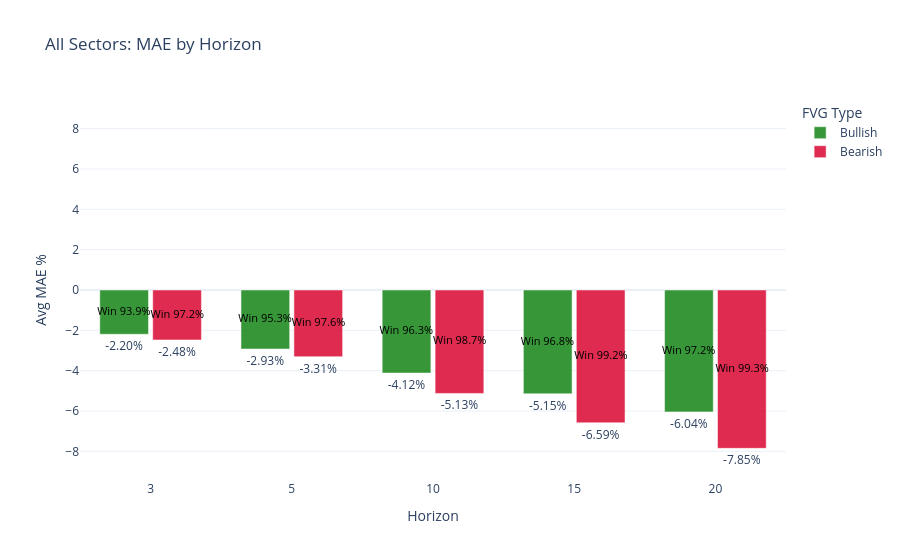
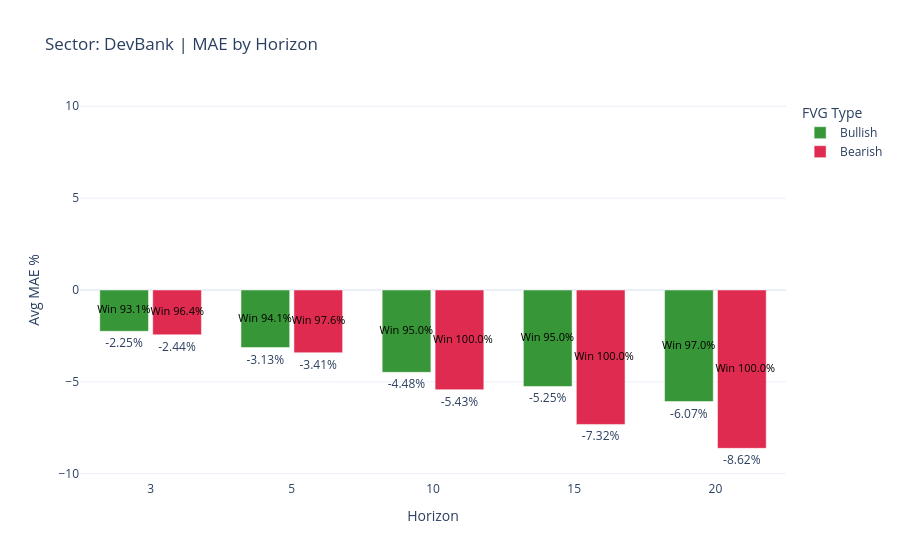
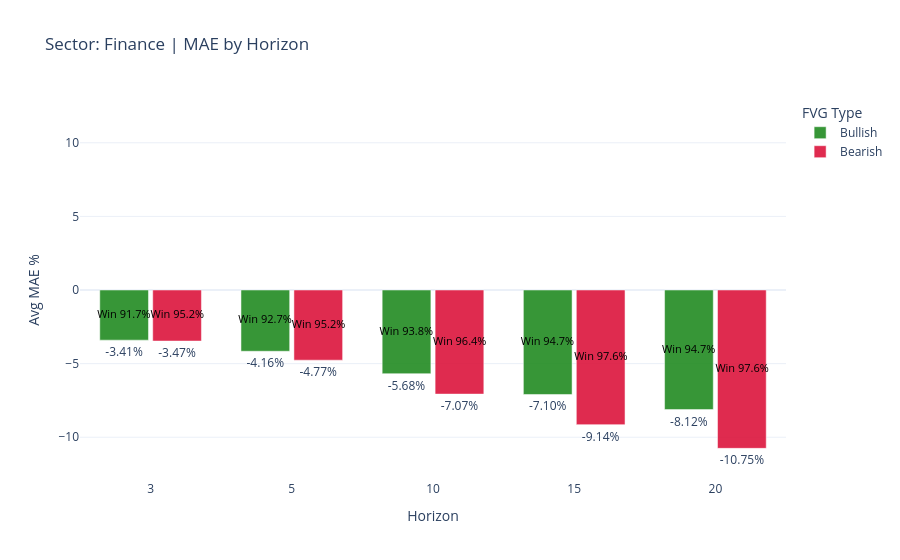
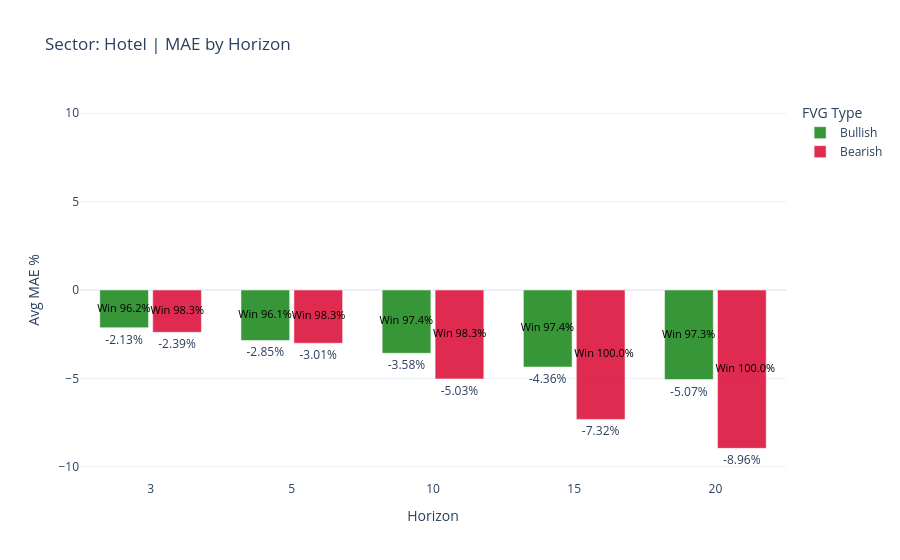

The code cell stored with these charts, in order, in its notebook:
### Code cell
# Grouped bar charts for MAE across all summary dataframes
# X-axis: Horizon
# Left bar: Bullish, Right bar: Bearish
# Bar-top label: Avg_MAE_Pct value
# Side label: Win_Rate_Pct_MAE

if 'summary_by_type' not in globals() or summary_by_type.empty:
    raise ValueError('Run Cell 6 first so summary dataframes are available.')


def plot_grouped_mae_with_winrate(plot_df, title):
    required = {'Horizon', 'FVG_Type', 'Avg_MAE_Pct', 'Win_Rate_Pct_MAE'}
    missing = required - set(plot_df.columns)
    if missing:
        print(f"Skipped {title}: missing columns {sorted(missing)}")
        return

    local_df = plot_df.copy()
    local_df['FVG_Type'] = pd.Categorical(
        local_df['FVG_Type'], categories=['Bullish', 'Bearish'], ordered=True
    )

    horizons_sorted = sorted(local_df['Horizon'].dropna().unique())
    full_idx = pd.MultiIndex.from_product(
        [horizons_sorted, ['Bullish', 'Bearish']],
        names=['Horizon', 'FVG_Type']
    )

    local_df = (
        local_df.set_index(['Horizon', 'FVG_Type'])
        .reindex(full_idx)
        .reset_index()
    )

    local_df['Avg_MAE_Pct'] = local_df['Avg_MAE_Pct'].fillna(0.0)
    local_df['Win_Rate_Pct_MAE'] = local_df['Win_Rate_Pct_MAE'].fillna(0.0)
    local_df['Horizon_Str'] = local_df['Horizon'].astype(int).astype(str)

    bull = local_df[local_df['FVG_Type'] == 'Bullish'].copy()
    bear = local_df[local_df['FVG_Type'] == 'Bearish'].copy()

    fig = go.Figure()

    fig.add_trace(
        go.Bar(
            x=bull['Horizon_Str'],
            y=bull['Avg_MAE_Pct'],
            name='Bullish',
            marker_color='rgba(34, 139, 34, 0.9)',
            text=[f"{v:.2f}%" for v in bull['Avg_MAE_Pct']],
            textposition='outside',
            cliponaxis=False,
            offsetgroup='Bullish'
        )
    )

    fig.add_trace(
        go.Bar(
            x=bear['Horizon_Str'],
            y=bear['Avg_MAE_Pct'],
            name='Bearish',
            marker_color='rgba(220, 20, 60, 0.9)',
            text=[f"{v:.2f}%" for v in bear['Avg_MAE_Pct']],
            textposition='outside',
            cliponaxis=False,
            offsetgroup='Bearish'
        )
    )

    fig.add_trace(
        go.Scatter(
            x=bull['Horizon_Str'],
            y=bull['Avg_MAE_Pct'] / 2,
            mode='text',
            text=[f"Win {v:.1f}%" for v in bull['Win_Rate_Pct_MAE']],
            textposition='middle left',
            textfont=dict(size=11, color='black'),
            showlegend=False,
            hoverinfo='skip'
        )
    )

    fig.add_trace(
        go.Scatter(
            x=bear['Horizon_Str'],
            y=bear['Avg_MAE_Pct'] / 2,
            mode='text',
            text=[f"Win {v:.1f}%" for v in bear['Win_Rate_Pct_MAE']],
            textposition='middle right',
            textfont=dict(size=11, color='black'),
            showlegend=False,
            hoverinfo='skip'
        )
    )

    y_max = float(local_df['Avg_MAE_Pct'].max()) if not local_df.empty else 1.0
    y_min = float(local_df['Avg_MAE_Pct'].min()) if not local_df.empty else -1.0
    span = max(abs(y_max), abs(y_min), 1.0)

    fig.update_layout(
        title=title,
        barmode='group',
        bargap=0.25,
        bargroupgap=0.08,
        xaxis_title='Horizon',
        yaxis_title='Avg MAE %',
        template='plotly_white',
        height=560,
        legend_title='FVG Type'
    )

    fig.update_yaxes(range=[-span * 1.2, span * 1.2])
    fig.show()


plot_grouped_mae_with_winrate(summary_by_type, 'All Sectors: MAE by Horizon')

if 'sector_dataframes' in globals() and sector_dataframes:
    for sector_name in sorted(sector_dataframes.keys()):
        sector_df = sector_dataframes[sector_name].copy()
        plot_grouped_mae_with_winrate(sector_df, f"Sector: {sector_name} | MAE by Horizon")
else:
    print('sector_dataframes is missing or empty. Run Cell 6 again.')

### Figure 1 — Plotly figure (JSON) as saved in the notebook; plotly's stock layout.template omitted (floating-point values rounded to 4 significant figures)
{"data": [{"cliponaxis": false, "marker": {"color": "rgba(34, 139, 34, 0.9)"}, "name": "Bullish", "offsetgroup": "Bullish", "text": ["-2.20%", "-2.93%", "-4.12%", "-5.15%", "-6.04%"], "textposition": "outside", "type": "bar", "x": ["3", "5", "10", "15", "20"], "y": [-2.195, -2.927, -4.118, -5.146, -6.045]}, {"cliponaxis": false, "marker": {"color": "rgba(220, 20, 60, 0.9)"}, "name": "Bearish", "offsetgroup": "Bearish", "text": ["-2.48%", "-3.31%", "-5.13%", "-6.59%", "-7.85%"], "textposition": "outside", "type": "bar", "x": ["3", "5", "10", "15", "20"], "y": [-2.478, -3.307, -5.127, -6.585, -7.85]}, {"hoverinfo": "skip", "mode": "text", "showlegend": false, "text": ["Win 93.9%", "Win 95.3%", "Win 96.3%", "Win 96.8%", "Win 97.2%"], "textfont": {"color": "black", "size": 11}, "textposition": "middle left", "type": "scatter", "x": ["3", "5", "10", "15", "20"], "y": [-1.098, -1.464, -2.059, -2.573, -3.022]}, {"hoverinfo": "skip", "mode": "text", "showlegend": false, "text": ["Win 97.2%", "Win 97.6%", "Win 98.7%", "Win 99.2%", "Win 99.3%"], "textfont": {"color": "black", "size": 11}, "textposition": "middle right", "type": "scatter", "x": ["3", "5", "10", "15", "20"], "y": [-1.239, -1.654, -2.564, -3.293, -3.925]}], "layout": {"bargap": 0.25, "bargroupgap": 0.08, "barmode": "group", "height": 560, "legend": {"title": {"text": "FVG Type"}}, "title": {"text": "All Sectors: MAE by Horizon"}, "xaxis": {"title": {"text": "Horizon"}}, "yaxis": {"range": [-9.42, 9.42], "title": {"text": "Avg MAE %"}}}}

### Figure 2 — Plotly figure (JSON) as saved in the notebook; plotly's stock layout.template omitted (floating-point values rounded to 4 significant figures)
{"data": [{"cliponaxis": false, "marker": {"color": "rgba(34, 139, 34, 0.9)"}, "name": "Bullish", "offsetgroup": "Bullish", "text": ["-2.25%", "-3.13%", "-4.48%", "-5.25%", "-6.07%"], "textposition": "outside", "type": "bar", "x": ["3", "5", "10", "15", "20"], "y": [-2.246, -3.134, -4.481, -5.251, -6.072]}, {"cliponaxis": false, "marker": {"color": "rgba(220, 20, 60, 0.9)"}, "name": "Bearish", "offsetgroup": "Bearish", "text": ["-2.44%", "-3.41%", "-5.43%", "-7.32%", "-8.62%"], "textposition": "outside", "type": "bar", "x": ["3", "5", "10", "15", "20"], "y": [-2.439, -3.414, -5.426, -7.318, -8.618]}, {"hoverinfo": "skip", "mode": "text", "showlegend": false, "text": ["Win 93.1%", "Win 94.1%", "Win 95.0%", "Win 95.0%", "Win 97.0%"], "textfont": {"color": "black", "size": 11}, "textposition": "middle left", "type": "scatter", "x": ["3", "5", "10", "15", "20"], "y": [-1.123, -1.567, -2.24, -2.625, -3.036]}, {"hoverinfo": "skip", "mode": "text", "showlegend": false, "text": ["Win 96.4%", "Win 97.6%", "Win 100.0%", "Win 100.0%", "Win 100.0%"], "textfont": {"color": "black", "size": 11}, "textposition": "middle right", "type": "scatter", "x": ["3", "5", "10", "15", "20"], "y": [-1.219, -1.707, -2.713, -3.659, -4.309]}], "layout": {"bargap": 0.25, "bargroupgap": 0.08, "barmode": "group", "height": 560, "legend": {"title": {"text": "FVG Type"}}, "title": {"text": "Sector: DevBank | MAE by Horizon"}, "xaxis": {"title": {"text": "Horizon"}}, "yaxis": {"range": [-10.34, 10.34], "title": {"text": "Avg MAE %"}}}}

### Figure 3 — Plotly figure (JSON) as saved in the notebook; plotly's stock layout.template omitted (floating-point values rounded to 4 significant figures)
{"data": [{"cliponaxis": false, "marker": {"color": "rgba(34, 139, 34, 0.9)"}, "name": "Bullish", "offsetgroup": "Bullish", "text": ["-3.41%", "-4.16%", "-5.68%", "-7.10%", "-8.12%"], "textposition": "outside", "type": "bar", "x": ["3", "5", "10", "15", "20"], "y": [-3.406, -4.16, -5.685, -7.096, -8.124]}, {"cliponaxis": false, "marker": {"color": "rgba(220, 20, 60, 0.9)"}, "name": "Bearish", "offsetgroup": "Bearish", "text": ["-3.47%", "-4.77%", "-7.07%", "-9.14%", "-10.75%"], "textposition": "outside", "type": "bar", "x": ["3", "5", "10", "15", "20"], "y": [-3.468, -4.767, -7.07, -9.145, -10.75]}, {"hoverinfo": "skip", "mode": "text", "showlegend": false, "text": ["Win 91.7%", "Win 92.7%", "Win 93.8%", "Win 94.7%", "Win 94.7%"], "textfont": {"color": "black", "size": 11}, "textposition": "middle left", "type": "scatter", "x": ["3", "5", "10", "15", "20"], "y": [-1.703, -2.08, -2.842, -3.548, -4.062]}, {"hoverinfo": "skip", "mode": "text", "showlegend": false, "text": ["Win 95.2%", "Win 95.2%", "Win 96.4%", "Win 97.6%", "Win 97.6%"], "textfont": {"color": "black", "size": 11}, "textposition": "middle right", "type": "scatter", "x": ["3", "5", "10", "15", "20"], "y": [-1.734, -2.384, -3.535, -4.572, -5.377]}], "layout": {"bargap": 0.25, "bargroupgap": 0.08, "barmode": "group", "height": 560, "legend": {"title": {"text": "FVG Type"}}, "title": {"text": "Sector: Finance | MAE by Horizon"}, "xaxis": {"title": {"text": "Horizon"}}, "yaxis": {"range": [-12.91, 12.91], "title": {"text": "Avg MAE %"}}}}

### Figure 4 — Plotly figure (JSON) as saved in the notebook; plotly's stock layout.template omitted (floating-point values rounded to 4 significant figures)
{"data": [{"cliponaxis": false, "marker": {"color": "rgba(34, 139, 34, 0.9)"}, "name": "Bullish", "offsetgroup": "Bullish", "text": ["-2.13%", "-2.85%", "-3.58%", "-4.36%", "-5.07%"], "textposition": "outside", "type": "bar", "x": ["3", "5", "10", "15", "20"], "y": [-2.131, -2.854, -3.579, -4.357, -5.067]}, {"cliponaxis": false, "marker": {"color": "rgba(220, 20, 60, 0.9)"}, "name": "Bearish", "offsetgroup": "Bearish", "text": ["-2.39%", "-3.01%", "-5.03%", "-7.32%", "-8.96%"], "textposition": "outside", "type": "bar", "x": ["3", "5", "10", "15", "20"], "y": [-2.394, -3.011, -5.032, -7.321, -8.958]}, {"hoverinfo": "skip", "mode": "text", "showlegend": false, "text": ["Win 96.2%", "Win 96.1%", "Win 97.4%", "Win 97.4%", "Win 97.3%"], "textfont": {"color": "black", "size": 11}, "textposition": "middle left", "type": "scatter", "x": ["3", "5", "10", "15", "20"], "y": [-1.065, -1.427, -1.789, -2.179, -2.533]}, {"hoverinfo": "skip", "mode": "text", "showlegend": false, "text": ["Win 98.3%", "Win 98.3%", "Win 98.3%", "Win 100.0%", "Win 100.0%"], "textfont": {"color": "black", "size": 11}, "textposition": "middle right", "type": "scatter", "x": ["3", "5", "10", "15", "20"], "y": [-1.197, -1.505, -2.516, -3.661, -4.479]}], "layout": {"bargap": 0.25, "bargroupgap": 0.08, "barmode": "group", "height": 560, "legend": {"title": {"text": "FVG Type"}}, "title": {"text": "Sector: Hotel | MAE by Horizon"}, "xaxis": {"title": {"text": "Horizon"}}, "yaxis": {"range": [-10.75, 10.75], "title": {"text": "Avg MAE %"}}}}
